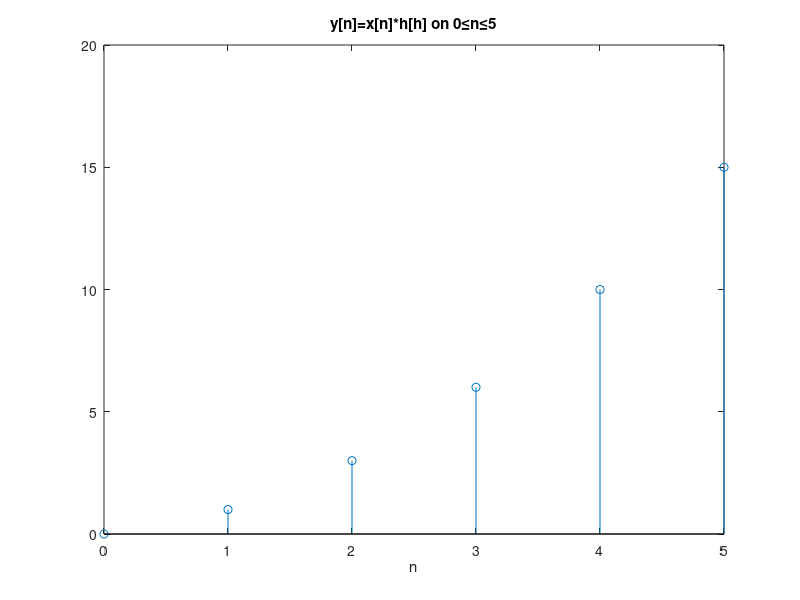

The MATLAB script that drew this image:
% 2.2 (e)-(g)
x = ones(1,6);
h = 0:5;

b = h;
y = filter(h,1,x);
ny = 0:5;

% plot the figure
stem(ny,y);
title('y[n]=x[n]*h[h] on 0\leqn\leq5');
xlabel('n');